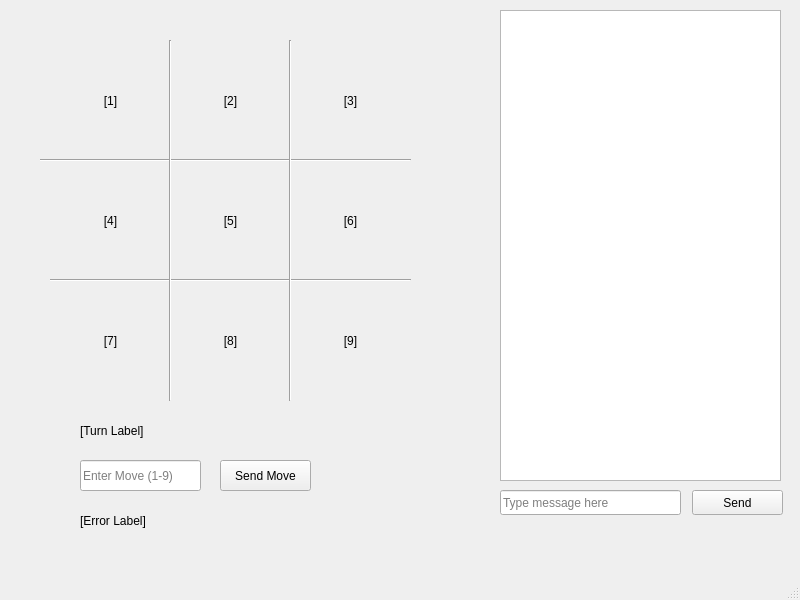
<?xml version="1.0" encoding="UTF-8"?>
<ui version="4.0">
 <class>MainWindow</class>
 <widget class="QMainWindow" name="MainWindow">
  <property name="geometry">
   <rect>
    <x>0</x>
    <y>0</y>
    <width>800</width>
    <height>600</height>
   </rect>
  </property>
  <property name="minimumSize">
   <size>
    <width>800</width>
    <height>600</height>
   </size>
  </property>
  <property name="maximumSize">
   <size>
    <width>800</width>
    <height>600</height>
   </size>
  </property>
  <property name="windowTitle">
   <string>MainWindow</string>
  </property>
  <property name="toolButtonStyle">
   <enum>Qt::ToolButtonIconOnly</enum>
  </property>
  <property name="tabShape">
   <enum>QTabWidget::Rounded</enum>
  </property>
  <widget class="QWidget" name="centralwidget">
   <widget class="QPushButton" name="send_move_bt">
    <property name="geometry">
     <rect>
      <x>220</x>
      <y>460</y>
      <width>91</width>
      <height>31</height>
     </rect>
    </property>
    <property name="text">
     <string>Send Move</string>
    </property>
   </widget>
   <widget class="QLineEdit" name="input_edit">
    <property name="geometry">
     <rect>
      <x>80</x>
      <y>460</y>
      <width>121</width>
      <height>31</height>
     </rect>
    </property>
    <property name="autoFillBackground">
     <bool>false</bool>
    </property>
    <property name="text">
     <string/>
    </property>
    <property name="placeholderText">
     <string>Enter Move (1-9)</string>
    </property>
   </widget>
   <widget class="QLabel" name="error_lbl">
    <property name="geometry">
     <rect>
      <x>80</x>
      <y>500</y>
      <width>351</width>
      <height>41</height>
     </rect>
    </property>
    <property name="text">
     <string>[Error Label]</string>
    </property>
   </widget>
   <widget class="QLabel" name="turn_lbl">
    <property name="geometry">
     <rect>
      <x>80</x>
      <y>410</y>
      <width>351</width>
      <height>41</height>
     </rect>
    </property>
    <property name="text">
     <string>[Turn Label]</string>
    </property>
   </widget>
   <widget class="QLineEdit" name="chat_input_box">
    <property name="geometry">
     <rect>
      <x>500</x>
      <y>490</y>
      <width>181</width>
      <height>25</height>
     </rect>
    </property>
    <property name="placeholderText">
     <string>Type message here</string>
    </property>
   </widget>
   <widget class="QPushButton" name="send_chat_bt">
    <property name="geometry">
     <rect>
      <x>692</x>
      <y>490</y>
      <width>91</width>
      <height>25</height>
     </rect>
    </property>
    <property name="text">
     <string>Send</string>
    </property>
   </widget>
   <widget class="QTextEdit" name="chat_output_box">
    <property name="geometry">
     <rect>
      <x>500</x>
      <y>10</y>
      <width>281</width>
      <height>471</height>
     </rect>
    </property>
    <property name="sizeAdjustPolicy">
     <enum>QAbstractScrollArea::AdjustToContents</enum>
    </property>
    <property name="readOnly">
     <bool>true</bool>
    </property>
    <property name="acceptRichText">
     <bool>true</bool>
    </property>
   </widget>
   <widget class="Line" name="line">
    <property name="geometry">
     <rect>
      <x>40</x>
      <y>150</y>
      <width>371</width>
      <height>21</height>
     </rect>
    </property>
    <property name="lineWidth">
     <number>1</number>
    </property>
    <property name="orientation">
     <enum>Qt::Horizontal</enum>
    </property>
   </widget>
   <widget class="QLabel" name="box9">
    <property name="geometry">
     <rect>
      <x>290</x>
      <y>280</y>
      <width>121</width>
      <height>121</height>
     </rect>
    </property>
    <property name="text">
     <string>[9]</string>
    </property>
    <property name="alignment">
     <set>Qt::AlignCenter</set>
    </property>
   </widget>
   <widget class="QLabel" name="box8">
    <property name="geometry">
     <rect>
      <x>170</x>
      <y>280</y>
      <width>121</width>
      <height>121</height>
     </rect>
    </property>
    <property name="text">
     <string>[8]</string>
    </property>
    <property name="alignment">
     <set>Qt::AlignCenter</set>
    </property>
   </widget>
   <widget class="Line" name="line_3">
    <property name="geometry">
     <rect>
      <x>50</x>
      <y>270</y>
      <width>361</width>
      <height>20</height>
     </rect>
    </property>
    <property name="orientation">
     <enum>Qt::Horizontal</enum>
    </property>
   </widget>
   <widget class="QLabel" name="box7">
    <property name="geometry">
     <rect>
      <x>50</x>
      <y>280</y>
      <width>121</width>
      <height>121</height>
     </rect>
    </property>
    <property name="text">
     <string>[7]</string>
    </property>
    <property name="alignment">
     <set>Qt::AlignCenter</set>
    </property>
   </widget>
   <widget class="QLabel" name="box6">
    <property name="geometry">
     <rect>
      <x>290</x>
      <y>160</y>
      <width>121</width>
      <height>121</height>
     </rect>
    </property>
    <property name="text">
     <string>[6]</string>
    </property>
    <property name="alignment">
     <set>Qt::AlignCenter</set>
    </property>
   </widget>
   <widget class="QLabel" name="box5">
    <property name="geometry">
     <rect>
      <x>170</x>
      <y>160</y>
      <width>121</width>
      <height>121</height>
     </rect>
    </property>
    <property name="text">
     <string>[5]</string>
    </property>
    <property name="alignment">
     <set>Qt::AlignCenter</set>
    </property>
   </widget>
   <widget class="QLabel" name="box4">
    <property name="geometry">
     <rect>
      <x>50</x>
      <y>160</y>
      <width>121</width>
      <height>121</height>
     </rect>
    </property>
    <property name="text">
     <string>[4]</string>
    </property>
    <property name="alignment">
     <set>Qt::AlignCenter</set>
    </property>
   </widget>
   <widget class="QLabel" name="box1">
    <property name="geometry">
     <rect>
      <x>50</x>
      <y>40</y>
      <width>121</width>
      <height>121</height>
     </rect>
    </property>
    <property name="text">
     <string>[1]</string>
    </property>
    <property name="alignment">
     <set>Qt::AlignCenter</set>
    </property>
   </widget>
   <widget class="QLabel" name="box2">
    <property name="geometry">
     <rect>
      <x>170</x>
      <y>40</y>
      <width>121</width>
      <height>121</height>
     </rect>
    </property>
    <property name="text">
     <string>[2]</string>
    </property>
    <property name="alignment">
     <set>Qt::AlignCenter</set>
    </property>
   </widget>
   <widget class="QLabel" name="box3">
    <property name="geometry">
     <rect>
      <x>290</x>
      <y>40</y>
      <width>121</width>
      <height>121</height>
     </rect>
    </property>
    <property name="text">
     <string>[3]</string>
    </property>
    <property name="alignment">
     <set>Qt::AlignCenter</set>
    </property>
   </widget>
   <widget class="Line" name="line_2">
    <property name="geometry">
     <rect>
      <x>160</x>
      <y>40</y>
      <width>20</width>
      <height>361</height>
     </rect>
    </property>
    <property name="orientation">
     <enum>Qt::Vertical</enum>
    </property>
   </widget>
   <widget class="Line" name="line_4">
    <property name="geometry">
     <rect>
      <x>280</x>
      <y>40</y>
      <width>20</width>
      <height>361</height>
     </rect>
    </property>
    <property name="orientation">
     <enum>Qt::Vertical</enum>
    </property>
   </widget>
  </widget>
  <widget class="QMenuBar" name="menubar">
   <property name="geometry">
    <rect>
     <x>0</x>
     <y>0</y>
     <width>800</width>
     <height>26</height>
    </rect>
   </property>
  </widget>
  <widget class="QStatusBar" name="statusbar"/>
 </widget>
 <resources/>
 <connections/>
</ui>
